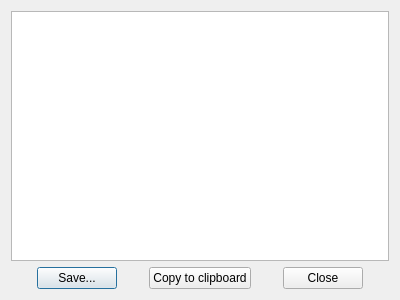
<?xml version="1.0" encoding="UTF-8"?>
<ui version="4.0">
 <class>MatlabCodeDialog</class>
 <widget class="QDialog" name="MatlabCodeDialog">
  <property name="geometry">
   <rect>
    <x>0</x>
    <y>0</y>
    <width>400</width>
    <height>300</height>
   </rect>
  </property>
  <property name="windowTitle">
   <string>Dialog</string>
  </property>
  <layout class="QVBoxLayout" name="verticalLayout">
   <item>
    <widget class="QTextEdit" name="textEdit_Code"/>
   </item>
   <item>
    <layout class="QHBoxLayout" name="horizontalLayout">
     <item>
      <spacer name="horizontalSpacer_3">
       <property name="orientation">
        <enum>Qt::Horizontal</enum>
       </property>
       <property name="sizeHint" stdset="0">
        <size>
         <width>40</width>
         <height>20</height>
        </size>
       </property>
      </spacer>
     </item>
     <item>
      <widget class="QPushButton" name="pushButton_Save">
       <property name="text">
        <string>Save...</string>
       </property>
      </widget>
     </item>
     <item>
      <spacer name="horizontalSpacer">
       <property name="orientation">
        <enum>Qt::Horizontal</enum>
       </property>
       <property name="sizeHint" stdset="0">
        <size>
         <width>40</width>
         <height>20</height>
        </size>
       </property>
      </spacer>
     </item>
     <item>
      <widget class="QPushButton" name="pushButton_Copy">
       <property name="text">
        <string>Copy to clipboard</string>
       </property>
      </widget>
     </item>
     <item>
      <spacer name="horizontalSpacer_2">
       <property name="orientation">
        <enum>Qt::Horizontal</enum>
       </property>
       <property name="sizeHint" stdset="0">
        <size>
         <width>40</width>
         <height>20</height>
        </size>
       </property>
      </spacer>
     </item>
     <item>
      <widget class="QPushButton" name="pushButton_Close">
       <property name="text">
        <string>Close</string>
       </property>
      </widget>
     </item>
     <item>
      <spacer name="horizontalSpacer_4">
       <property name="orientation">
        <enum>Qt::Horizontal</enum>
       </property>
       <property name="sizeHint" stdset="0">
        <size>
         <width>40</width>
         <height>20</height>
        </size>
       </property>
      </spacer>
     </item>
    </layout>
   </item>
  </layout>
 </widget>
 <resources/>
 <connections/>
</ui>
